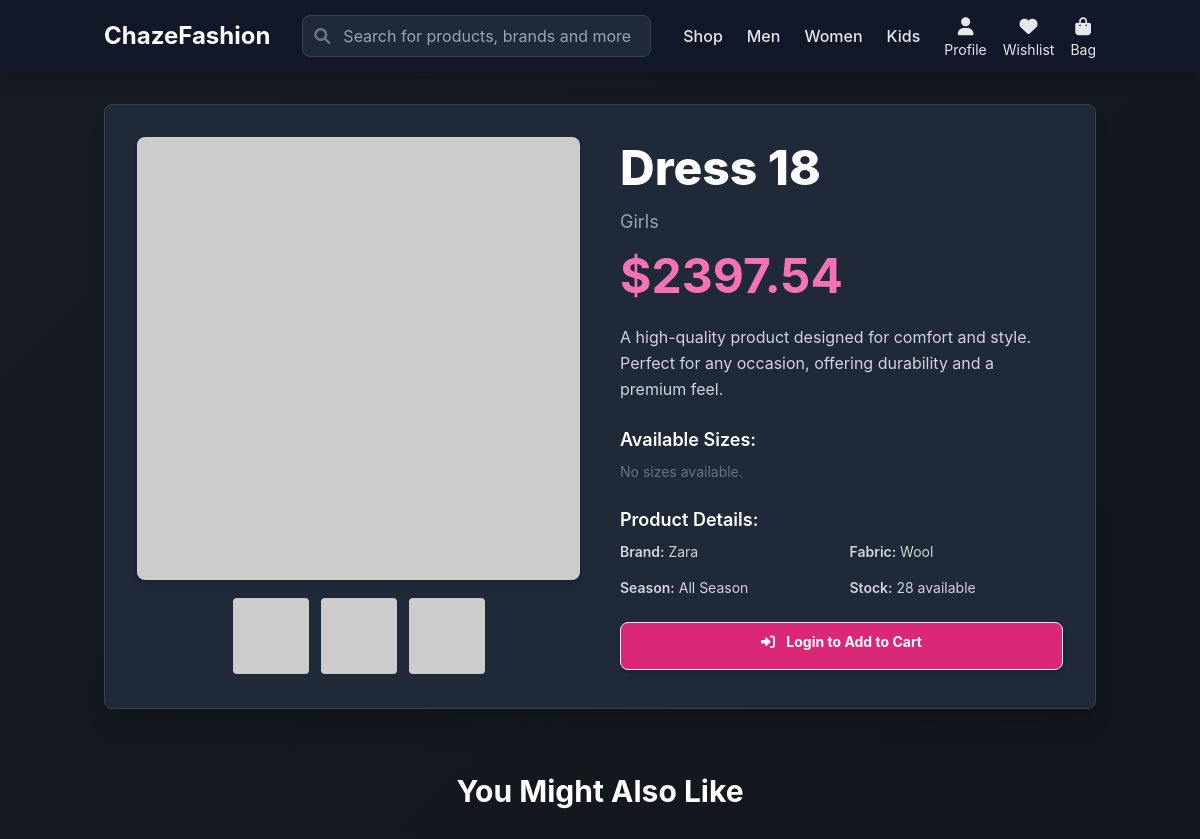
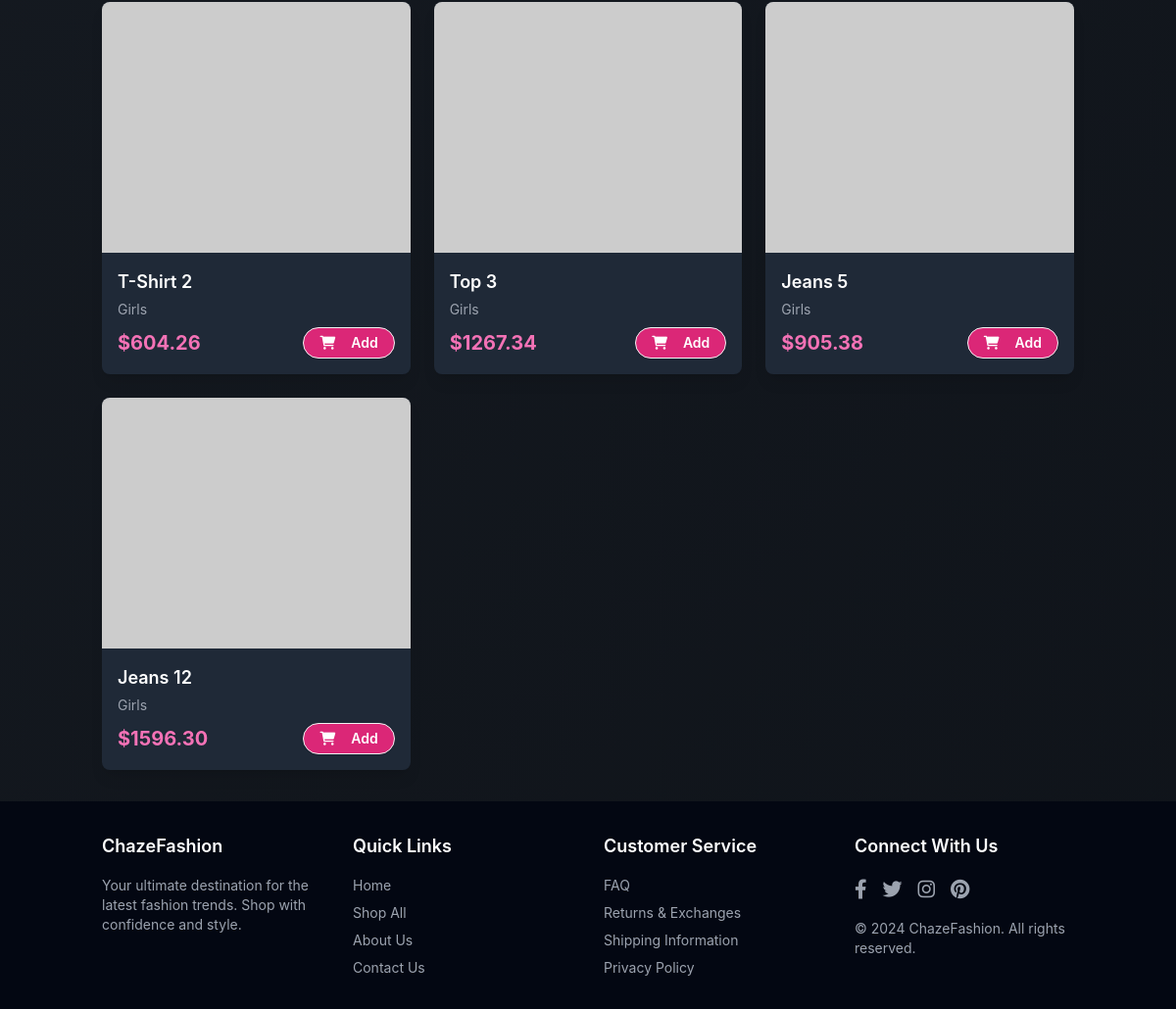
/products/18/, run on the app's committed database (2 pictures, top to bottom).
### catalog/models.py (models this page shows, shortened)
class Product(models.Model):
    CATEGORY_CHOICES = [
        ("Boys", "Boys"),
        ("Girls", "Girls"),
        ("Men", "Men"),
        ("Women", "Women"),
        ("Toddler", "Toddler"),
    ]
    SEASON_CHOICES = [
        ("Summer", "Summer"),
        ("Winter", "Winter"),
        ("All Season", "All Season"),
    ]
    pr_id = models.AutoField(primary_key=True)
    pr_cate = models.CharField(max_length=20, choices=CATEGORY_CHOICES)
    pr_name = models.CharField(max_length=100)
    pr_price = models.DecimalField(max_digits=10, decimal_places=2)
    pr_reviews = models.FloatField(default=0)
    pr_buy_quant = models.PositiveIntegerField(default=0)
    pr_stk_quant = models.PositiveIntegerField(default=0)
    pr_dimensions = models.CharField(max_length=100, blank=True)
    pr_weights = models.CharField(max_length=50, blank=True)
    pr_offers = models.CharField(max_length=100, blank=True)
    pr_images = models.ImageField(upload_to='product_images/', blank=True, null=True)
    pr_season = models.CharField(max_length=20, choices=SEASON_CHOICES, default="All Season")
    pr_fabric = models.CharField(max_length=50, blank=True)
    pr_texture = models.CharField(max_length=50, blank=True)
    pr_brand = models.CharField(max_length=50, blank=True)

### catalog/views.py (the view)
# urls.py: path('products/<int:product_id>/', views.product_detail, name='product_detail'),
def product_detail(request, product_id):
    product = get_object_or_404(Product, pr_id=product_id)
    related_products = Product.objects.filter(pr_cate=product.pr_cate).exclude(pr_id=product.pr_id)[:4]
    context = {
        'product': product,
        'related_products': related_products,
    }
    return render(request, 'catalog/product_detail.html', context)

### templates/catalog/product_detail.html (shortened to what this page needs)
{% extends 'base.html' %}
{% load static %}
{% block content %}
<div class="animate-fadeIn">
    {% if product %}
    <div class="grid grid-cols-1 lg:grid-cols-2 gap-10 bg-gray-800 p-8 rounded-lg shadow-xl border border-gray-700">
        <div class="flex flex-col items-center">
            <img src="{% if product.pr_images %}{{ product.pr_images.url }}{% else %}https://placehold.co/600x600/4a5568/e2e8f0?text=Product+Image{% endif %}" alt="{{ product.pr_name }}" class="w-full max-w-lg h-auto object-cover rounded-lg shadow-md mb-4">
            <div class="flex space-x-2 overflow-x-auto no-scrollbar">
                <img src="https://placehold.co/100x100/4a5568/e2e8f0?text=Thumb1" alt="Thumbnail 1" class="w-20 h-20 object-cover rounded-md cursor-pointer border-2 border-transparent hover:border-pink-400 transition duration-300">
                <img src="https://placehold.co/100x100/4a5568/e2e8f0?text=Thumb2" alt="Thumbnail 2" class="w-20 h-20 object-cover rounded-md cursor-pointer border-2 border-transparent hover:border-pink-400 transition duration-300">
                <img src="https://placehold.co/100x100/4a5568/e2e8f0?text=Thumb3" alt="Thumbnail 3" class="w-20 h-20 object-cover rounded-md cursor-pointer border-2 border-transparent hover:border-pink-400 transition duration-300">
            </div>
        </div>
        <div class="flex flex-col justify-center">
            <h1 class="text-4xl md:text-5xl font-extrabold text-white mb-4 leading-tight">{{ product.pr_name }}</h1>
            <p class="text-gray-400 text-lg mb-4">{{ product.pr_cate }}</p>
            <div class="flex items-center mb-6">
                <span class="text-pink-400 font-bold text-5xl">${{ product.pr_price|floatformat:2 }}</span>
            </div>
            <p class="text-gray-300 leading-relaxed mb-6">
                {{ product.pr_description|default:'A high-quality product designed for comfort and style. Perfect for any occasion, offering durability and a premium feel.' }}
            </p>
            <div class="mb-6">
                <h3 class="text-lg font-semibold text-white mb-2">Available Sizes:</h3>
                <div class="flex flex-wrap gap-2">
                    <span class="text-gray-500 text-sm">No sizes available.</span>
                </div>
            </div>
            <div class="mb-6">
                <h3 class="text-lg font-semibold text-white mb-2">Product Details:</h3>
                <div class="grid grid-cols-2 gap-4 text-sm text-gray-300">
                    {% if product.pr_brand %}
                    <div><span class="font-semibold">Brand:</span> {{ product.pr_brand }}</div>
                    {% endif %}
                    {% if product.pr_fabric %}
                    <div><span class="font-semibold">Fabric:</span> {{ product.pr_fabric }}</div>
                    {% endif %}
                    {% if product.pr_season %}
                    <div><span class="font-semibold">Season:</span> {{ product.pr_season }}</div>
                    {% endif %}
                    <div><span class="font-semibold">Stock:</span> {{ product.pr_stk_quant }} available</div>
                </div>
            </div>
            <div class="flex flex-col sm:flex-row gap-4">
                {% if user.is_authenticated %}
                <form action="{% url 'add_to_cart' product_id=product.pr_id %}" method="post" class="flex-1">
                    {% csrf_token %}
                    <button type="submit" class="w-full btn bg-pink-600 hover:bg-pink-700 text-white font-bold py-3 rounded-lg shadow-md transform transition duration-300 hover:scale-105 hover-effect">
                        <i class="fas fa-shopping-cart mr-2"></i> Add to Cart
                    </button>
                </form>
                <form action="{% url 'add_to_wishlist' product_id=product.pr_id %}" method="post" class="flex-1">
                    {% csrf_token %}
                    <button type="submit" class="w-full btn bg-gray-700 hover:bg-gray-600 text-white font-bold py-3 rounded-lg shadow-md transform transition duration-300 hover:scale-105 hover-effect">
                        <i class="fas fa-heart mr-2"></i> Add to Wishlist
                    </button>
                </form>
                {% else %}
                <div class="flex-1">
                    <a href="{% url 'login' %}" class="w-full btn bg-pink-600 hover:bg-pink-700 text-white font-bold py-3 rounded-lg shadow-md text-center block hover-effect">
                        <i class="fas fa-sign-in-alt mr-2"></i> Login to Add to Cart
                    </a>
                </div>
                {% endif %}
            </div>
        </div>
    </div>
    <section class="mt-16 animate-fadeIn" style="animation-delay: 0.2s;">
        <h2 class="text-3xl font-bold text-white mb-8 text-center">You Might Also Like</h2>
        <div class="grid grid-cols-1 sm:grid-cols-2 lg:grid-cols-3 xl:grid-cols-4 gap-6">
            {% for related_product in related_products %}
            <div class="bg-gray-800 rounded-lg shadow-lg overflow-hidden transform transition duration-300 hover:scale-105 hover-effect">
                <a href="{% url 'product_detail' product_id=related_product.pr_id %}">
                    <img src="{% if related_product.pr_images %}{{ related_product.pr_images.url }}{% else %}https://placehold.co/400x400/4a5568/e2e8f0?text=Related+Product{% endif %}" alt="{{ related_product.pr_name }}" class="w-full h-64 object-cover">
                </a>
                <div class="p-4">
                    <h3 class="text-lg font-semibold text-white mb-1">{{ related_product.pr_name }}</h3>
                    <p class="text-gray-400 text-sm mb-2">{{ related_product.pr_cate }}</p>
                    <div class="flex items-center justify-between">
                        <span class="text-pink-400 font-bold text-xl">${{ related_product.pr_price|floatformat:2 }}</span>
                        <form action="{% url 'add_to_cart' product_id=related_product.pr_id %}" method="post">
                            <button type="submit" class="btn btn-sm bg-pink-600 hover:bg-pink-700 text-white rounded-full px-4 py-2 flex items-center space-x-2">
                                <i class="fas fa-shopping-cart"></i>
                                <span>Add</span>
                            </button>
                        </form>
                    </div>
                </div>
            </div>
            {% endfor %}
        </div>
    </section>
    {% endif %}
</div>
{% endblock content %}

### templates/base.html (style rules this page uses)
body { font-family: 'Inter', sans-serif; background: linear-gradient(-45deg, #0d1117, #161b22, #0d1117, #161b22); background-size: 400% 400%; animation: gradientBG 15s ease infinite; color: #e2e8f0; transition: filter 0.5s ease, transform 0.5s ease; }
.no-scrollbar { -ms-overflow-style: none; scrollbar-width: none; }
.animate-fadeIn { animation: fadeIn 0.6s ease-out forwards; }
.hover-effect { transition: all 0.3s ease-in-out; }
button, .btn { transition: transform 0.3s ease, box-shadow 0.3s ease; }
a { transition: color 0.3s ease, text-shadow 0.3s ease; }

### data on the page
Product: pr_name "Dress 18", pr_cate "Girls", pr_price "2397.54", pr_brand "Zara", pr_fabric "Wool", pr_season "All Season", pr_stk_quant "28"
Product: pr_name "T-Shirt 2", pr_cate "Girls", pr_price "604.26"
Product: pr_name "Top 3", pr_cate "Girls", pr_price "1267.34"
Product: pr_name "Jeans 5", pr_cate "Girls", pr_price "905.38"
Product: pr_name "Jeans 12", pr_cate "Girls", pr_price "1596.30"
